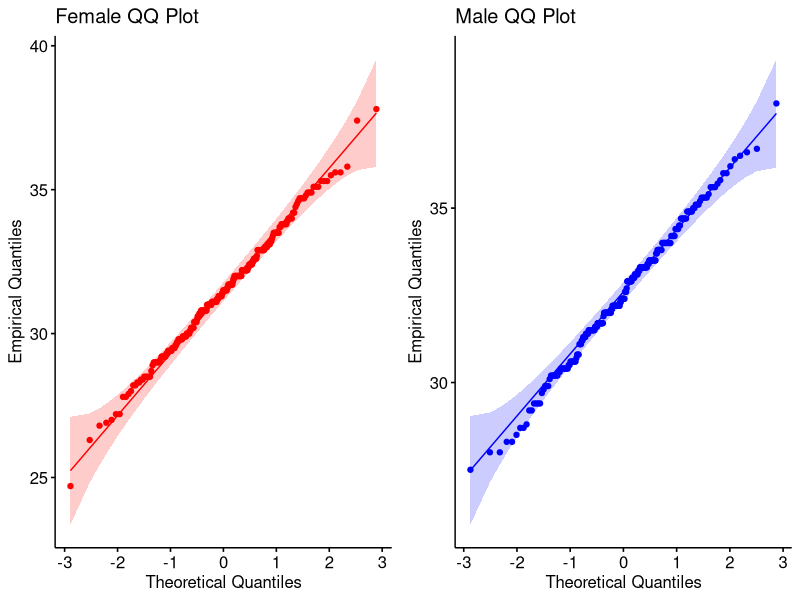
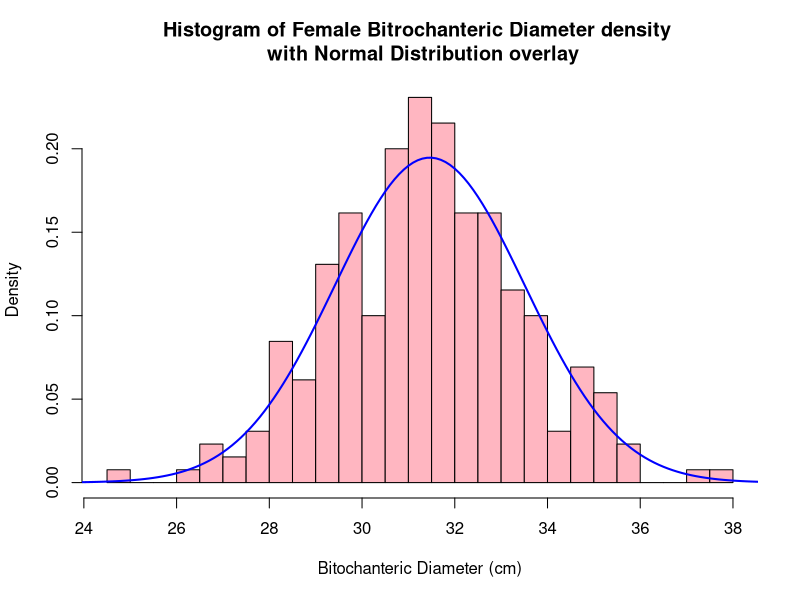
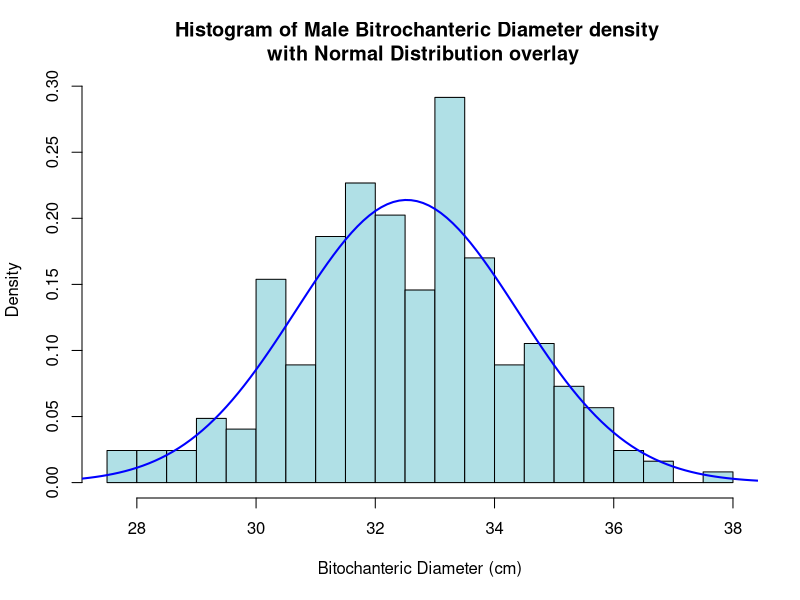

R code for these plots, in order:
## ---- chunk 1
library(readxl)
library(ggpubr)
library(ggplot2)
## ---- chunk 2
bdims_csv <- read_excel("./bdims.csv.xlsx", col_types = c("numeric", "numeric", "numeric", "numeric", "numeric","numeric","numeric","numeric", "numeric", "numeric", "numeric", "numeric","numeric", "numeric","numeric", "numeric", "numeric", "numeric", "numeric", "numeric", "numeric","numeric", "numeric", "numeric", "text"))

# change the "sex" column to a factor
bdims_csv$sex <- factor(bdims_csv$sex, levels = c("1.0","0.0"), labels = c("M", "F"))

# filter the data set separately for Male and Female
female_data <- bdims_csv[ which( bdims_csv$sex == "F"), ]
male_data <- bdims_csv[ which( bdims_csv$sex == "M"), ]

# assign Bitochanteric diameter as the variable of interest for Male and Female
female_bitdi = female_data$bit.di
male_bitdi = male_data$bit.di
## ---- chunk 3
shapiro.test(female_bitdi)
shapiro.test(male_bitdi)
## ---- chunk 4
female_qqplot <- ggqqplot(female_bitdi, xlab = "Theoretical Quantiles", ylab = "Empirical Quantiles", title = "Female QQ Plot", color = "red")
male_qqplot <- ggqqplot(male_bitdi, xlab = "Theoretical Quantiles", ylab = "Empirical Quantiles", title = "Male QQ Plot", color = "blue")
figure <- ggarrange(female_qqplot, male_qqplot, nrow = 1, ncol = 2)
figure
## ---- chunk 5
summary_statistics <- data.frame("Statistics" = c("Mean", "SD", "Median", "Min", "Max", "First Quartile", "Third Quartile", "IQR"),
  "Female" = c(round( mean(female_bitdi), 2), round( sd(female_bitdi), 2), round( median(female_bitdi), 2),round( min(female_bitdi), 2), round( max(female_bitdi), 2), round( quantile(female_bitdi, c(.25)), 2),round( quantile(female_bitdi, c(.75)), 2),round( IQR(female_bitdi), 2)),
  "Male" = c(round( mean(male_bitdi), 2), round( sd(male_bitdi), 2), round( median(male_bitdi), 2),round( min(male_bitdi), 2), round( max(male_bitdi), 2), round( quantile(male_bitdi, c(.25)), 2),round( quantile(male_bitdi, c(.75)), 2), round( IQR(male_bitdi), 2)))

print(summary_statistics)
## ---- chunk 6
normal_var <- seq(20, 40, by=.1)

fig1 <- hist(female_bitdi, freq=F, breaks=20, col="lightpink", xlab = "Bitochanteric Diameter (cm)", main="Histogram of Female Bitrochanteric Diameter density \n with Normal Distribution overlay")
fig1 <- lines(normal_var, dnorm(normal_var, mean(female_bitdi), sd(female_bitdi)), col="blue", lwd = 2)
fig2 <- hist(male_bitdi, freq=F, breaks=20, col="powderblue", xlab = "Bitochanteric Diameter (cm)", main="Histogram of Male Bitrochanteric Diameter density \n with Normal Distribution overlay",)
fig2 <- lines(normal_var, dnorm(normal_var, mean(male_bitdi), sd(male_bitdi)), col="blue", lwd = 2)
figure <- ggarrange(fig1, fig2, nrow = 2, ncol = 1)
